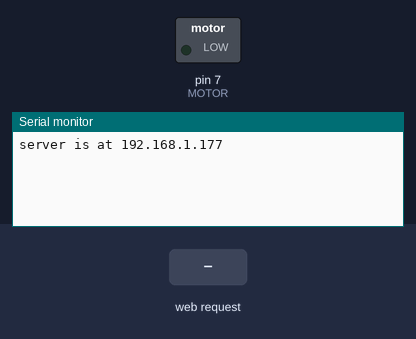
Simulated run of this sketch. Board: Arduino Uno, built with avr-gcc and run on an emulated ATmega328P. Parts: switched loads named in the sketch (green lamp = pin HIGH), the last lines printed to the serial monitor. The test bench sets the inputs (shaded band). WiFi joins after 1.5 s; servers stay silent unless stated.

Above: at 1.2 s.
1.3 s: HTTP request GET /start received
At 2.4 s:
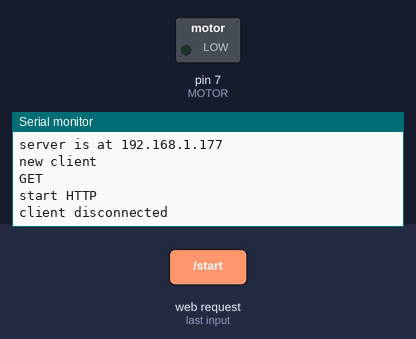
2.8 s: HTTP request GET /stop received
At 3.5 s:
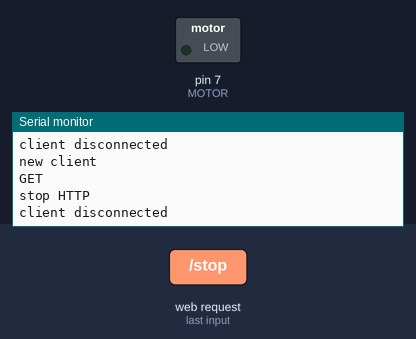

Measured:
- after the input at 1.3 s, the serial monitor: prints a new line at once (image 1)
- after the input at 2.8 s, the serial monitor: prints a new line at once (image 2)

The sketch:

robot.ino
```cpp
#include <SPI.h>
#include <Ethernet.h>
#include <LiquidCrystal.h>

const int MOTOR = 7;
int vitMoteur = 0;


// Network and API
byte mac[] = {
  0xDE, 0xAD, 0xBE, 0xEF, 0xFE, 0xED
};
IPAddress ip(192, 168, 1, 177);
EthernetServer server(80);

// Algo
int lightState = 0;
String scoreStr = "";
int scoreIsDefined = 0;
float score = 0;


void setup() {
  // put your setup code here, to run once:
  pinMode(MOTOR, OUTPUT);
  Serial.begin(9600);

  // Open serial communications and wait for port to open:
  Serial.begin(9600);
  while (!Serial) {
    ; // wait for serial port to connect. Needed for native USB port only
  }

  // start the Ethernet connection and the server:
  Ethernet.begin(mac, ip);
  server.begin();
  Serial.print("server is at ");
  Serial.println(Ethernet.localIP());

}


void loop() {

  // listen for incoming clients
  EthernetClient client = server.available();
  if (client) {
    Serial.println("new client");
    // read the command
    String command = client.readStringUntil('/');
    Serial.println(command);
    command = client.readStringUntil('/');
    Serial.println(command);

    if (command == "start") {
        Serial.println("START");
        digitalWrite(MOTOR, HIGH);
        delay(200);
    }

    if (command == "stop") {
        Serial.println("STOP");
        digitalWrite(MOTOR, LOW);
        delay(200);
    }


    while (client.connected()) {
      if (client.available()) {
           // send a standard http response header
          client.println("HTTP/1.1 200 OK");
          // Autorise le cross origin
          client.println("Access-Control-Allow-Origin: *");
          client.println("Content-Type: text/html");
          client.println("Ok");
          break;
      }
    }
    // give the web browser time to receive the data
    delay(1);
    // close the connection:
    client.stop();
    Serial.println("client disconnected");
  }
}
```
